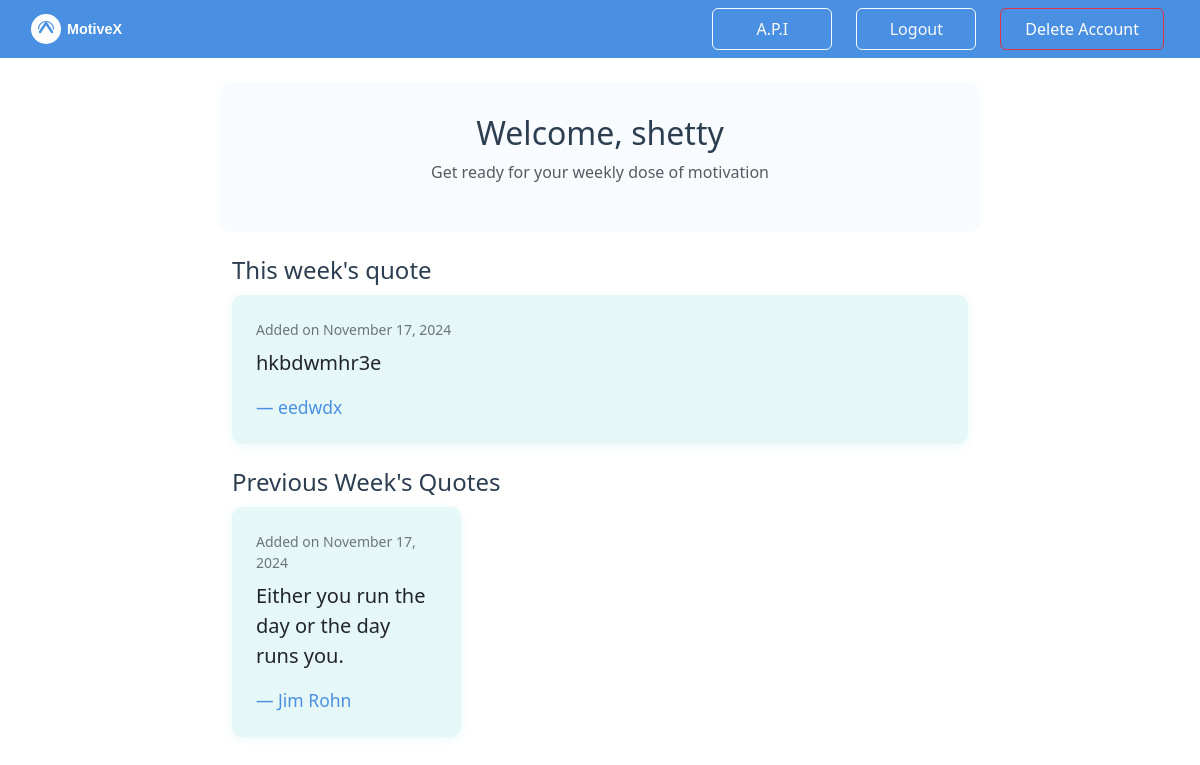
/home/ (signed in), run on an earlier commit of the app's database.
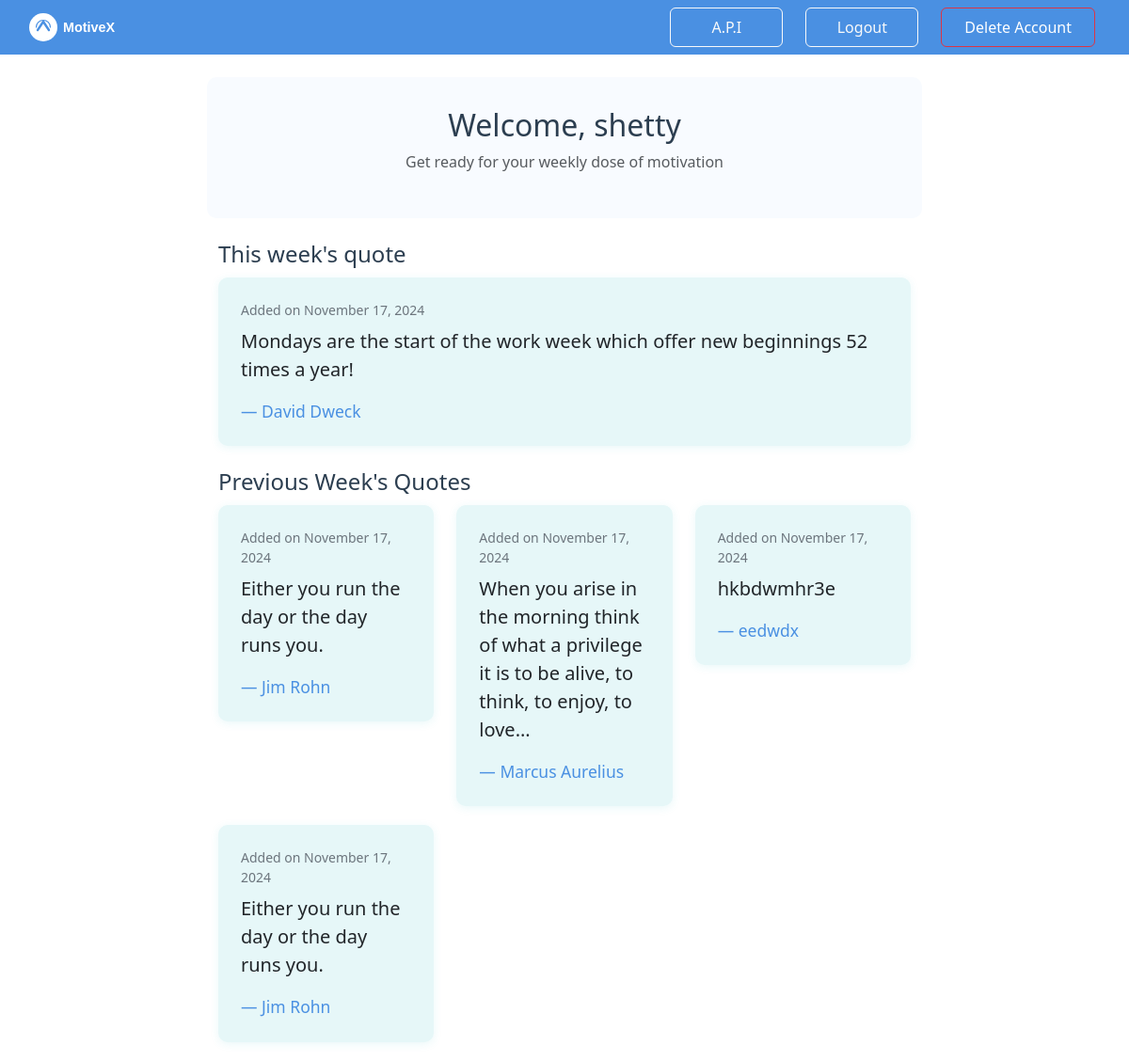
And on a later commit of the database.
### app/models.py (models this page shows)
class quote(models.Model):
    quote = models.TextField()
    author = models.CharField(max_length=100)
    date = models.DateField(auto_now_add=True)

### app/views.py (the view)
# urls.py: path('home/',views.home,name='home'),
@login_required(login_url='login')
def home(requset):
    queryset = quote.objects.all().order_by('-id').first()
    latest_id = quote.objects.latest('id').id
    query = quote.objects.exclude(id=latest_id).order_by('-id')
    return render(requset,'app/next.html',{'queryset':queryset,'query':query})

### app/templates/app/next.html (shortened to what this page needs)
<!DOCTYPE html>
<html lang="en">
<head>
    <link href="https://cdnjs.cloudflare.com/ajax/libs/bootstrap/5.3.2/css/bootstrap.min.css" rel="stylesheet">
</head>
<body>
    <nav class="navbar navbar-expand-lg navbar-dark navbar-custom">
        <div class="container-fluid">
            <a class="navbar-brand" href="#">
                <div class="logo-container">
                    <svg class="logo-svg" xmlns="http://www.w3.org/2000/svg" viewBox="0 0 400 120">
                        <text x="130" y="75" font-family="Arial, sans-serif" font-size="48" font-weight="bold" fill="white">
                            Motive<tspan fill="#ffffff">X</tspan>
                        </text>
                    </svg>
                </div>
            </a>
            <div class="collapse navbar-collapse" id="navbarNav">
                <ul class="navbar-nav ms-auto">
                    <li class="nav-item">
                        <a href="{% url 'apiinfo' %}"  class="btn btn-outline-light me-2">A.P.I</a>
                    </li>
                    <li class="nav-item">
                        <button class="btn btn-outline-light me-2" data-bs-toggle="modal" data-bs-target="#logoutModal">Logout</button>
                    </li>
                    <li class="nav-item">
                        <button class="btn btn-outline-danger me-2" data-bs-toggle="modal" data-bs-target="#deleteModal">Delete Account</button>
                    </li>
                </ul>
            </div>
        </div>
    </nav>
    <div class="container mt-4">
        <div class="row justify-content-center">
            <div class="col-md-8 text-center mb-4 welcome-section">
                <h2>Welcome, {{user.username}}</h2>
                <p class="text-muted">Get ready for your weekly dose of motivation</p>
            </div>
        </div>
        <div class="row justify-content-center">
            <div class="col-md-8">
                <div class="quote-header">
                    <h4>This week's quote</h4>
                </div>
                <div class="card quote-card mb-4">
                    <div class="card-body">
                        <p class="quote-date">Added on {{queryset.date|date:"F d, Y"}}</p>
                        <blockquote class="blockquote mb-0">
                            <p>{{queryset.quote}}</p>
                            <footer class="blockquote-footer">{{queryset.author}}</footer>
                        </blockquote>
                    </div>
                </div>
                <div class="quote-header">
                    <h4>Previous Week's Quotes</h4>
                </div>
                <div class="row">
                    {% for q in query %}
                    <div class="col-md-4">
                        <div class="card quote-card">
                            <div class="card-body">
                                <p class="quote-date">Added on {{q.date|date:"F d, Y"}}</p>
                                <blockquote class="blockquote mb-0">
                                    <p>{{q.quote}}</p>
                                    <footer class="blockquote-footer">{{q.author}}</footer>
                                </blockquote>
                            </div>
                        </div>
                    </div>
                    {% endfor %}
                </div>
            </div>
        </div>
    </div>
</body>
</html>

### app/templates/app/next.html (style rules this page uses)
.navbar-custom { background-color: #4A90E2; padding: 0.5rem 1rem; }
.logo-container { width: 150px; height: auto; }
.logo-svg { width: 100%; height: auto; display: block; }
.navbar-brand { padding: 0; margin: 0; }
.navbar .logo-container { width: 120px; }
.navbar-nav { gap: 1rem; align-items: center; }
.nav-item { margin: 0; }
.nav-item .btn { min-width: 120px; padding: 0.5rem 1.5rem; font-weight: 500; transition: all 0.3s ease; }
.btn-outline-danger { background-color: transparent; color: #fff; border-color: #dc3545; }
.quote-header { margin-bottom: 10px; color: #2C3E50; }
.quote-card { margin-bottom: 20px; border: none; border-radius: 10px; box-shadow: 0 2px 10px rgba(38, 190, 201, 0.1); background-color: #e6f7f8; }
.quote-card .card-body { padding: 1.5rem; }
.quote-date { font-size: 0.875rem; color: #6c757d; margin-bottom: 0.5rem; }
.blockquote-footer { margin-top: 0.5rem; color: #4A90E2; }
.welcome-section { background-color: #f8fbff; padding: 2rem 0; border-radius: 10px; margin-bottom: 2rem; }
.welcome-section h2 { color: #2C3E50; }

What changed in the data, as far as the page shows it:
added quote: date "November 17, 2024", quote "Mondays are the start of the work week which offer new beginnings 52 times a year!", author "David Dweck"
added quote: date "November 17, 2024", quote "Either you run the day or the day runs you.", author "Jim Rohn"
added quote: date "November 17, 2024", quote "When you arise in the morning think of what a privilege it is to be alive, to think, to enjoy, to love...", author "Marcus Aurelius"
now on one of the page's lists (row unchanged): quote: date "November 17, 2024", quote "hkbdwmhr3e", author "eedwdx"
Also different on the page:
{{ queryset.quote }}: "hkbdwmhr3e" → "Mondays are the start of the work week which offer new beginnings 52 times a year!"
{{ queryset.author }}: "eedwdx" → "David Dweck"
